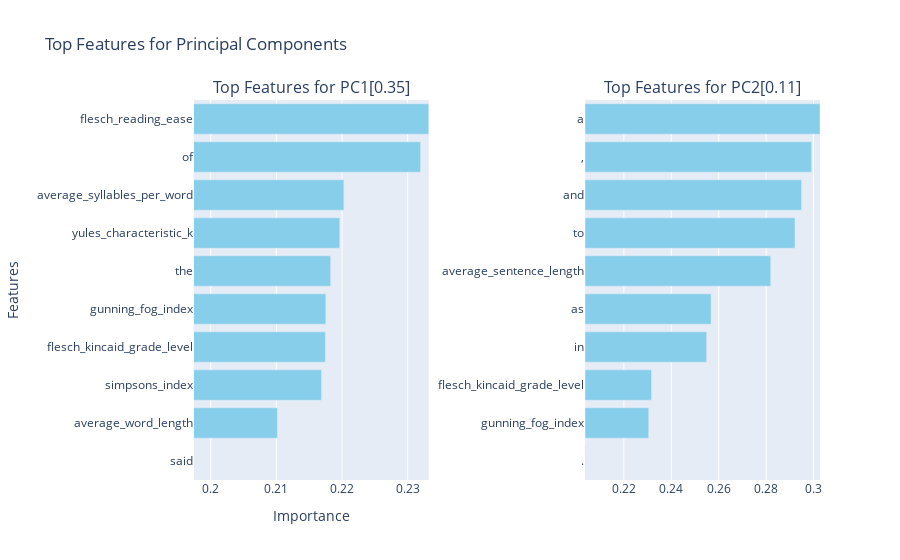

The code cell stored with this chart in its notebook:
### Code cell
pca_analysis_visualization = WritingStylePCAAnalysisVisualization(pca_analysis_results=pca_analysis_results)
pca_analysis_visualization.visualize_top_features(pca_analysis_results)

### Figure 1 — Plotly figure (JSON) as saved in the notebook; plotly's stock layout.template omitted (floating-point values rounded to 4 significant figures)
{"data": [{"marker": {"color": "skyblue"}, "name": "Top Features for PC1[0.35]", "orientation": "h", "type": "bar", "x": [0.2332, 0.232, 0.2203, 0.2197, 0.2183, 0.2175, 0.2175, 0.2169, 0.2102, 0.1975], "xaxis": "x", "y": ["flesch_reading_ease", "of", "average_syllables_per_word", "yules_characteristic_k", "the", "gunning_fog_index", "flesch_kincaid_grade_level", "simpsons_index", "average_word_length", "said"], "yaxis": "y"}, {"marker": {"color": "skyblue"}, "name": "Top Features for PC2[0.11]", "orientation": "h", "type": "bar", "x": [0.3027, 0.2992, 0.2949, 0.2922, 0.282, 0.2568, 0.2549, 0.2317, 0.2305, 0.2037], "xaxis": "x2", "y": ["a", ",", "and", "to", "average_sentence_length", "as", "in", "flesch_kincaid_grade_level", "gunning_fog_index", "."], "yaxis": "y2"}], "layout": {"annotations": [{"font": {"size": 16}, "showarrow": false, "text": "Top Features for PC1[0.35]", "x": 0.1875, "xanchor": "center", "xref": "paper", "y": 1, "yanchor": "bottom", "yref": "paper"}, {"font": {"size": 16}, "showarrow": false, "text": "Top Features for PC2[0.11]", "x": 0.8125, "xanchor": "center", "xref": "paper", "y": 1, "yanchor": "bottom", "yref": "paper"}], "showlegend": false, "title": {"text": "Top Features for Principal Components"}, "xaxis": {"anchor": "y", "domain": [0, 0.375], "range": [0.1975, 0.2332], "title": {"text": "Importance"}}, "xaxis2": {"anchor": "y2", "domain": [0.625, 1], "range": [0.2037, 0.3027]}, "yaxis": {"anchor": "x", "autorange": "reversed", "domain": [0, 1], "title": {"text": "Features"}}, "yaxis2": {"anchor": "x2", "autorange": "reversed", "domain": [0, 1]}}}
